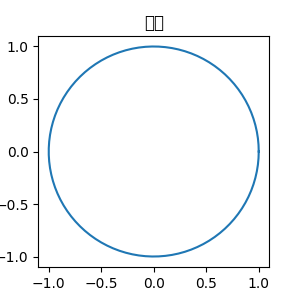

Reproduce this figure in Python.
import matplotlib.pyplot as plt
import numpy as np

# 创建一个小圈
fig, ax = plt.subplots(figsize=(3, 3))

# 定义圆的参数
theta = np.linspace(0, 2*np.pi, 100)
radius = 1
x = radius * np.cos(theta)
y = radius * np.sin(theta)

# 绘制圆
ax.plot(x, y)
ax.set_aspect('equal')
ax.set_title('小圈')

# 保存图像
plt.savefig('/home/admin/iflow-cli-dev-service/iflow-workspace/km/small_circle.png', dpi=100)
print('小圈已生成并保存为 small_circle.png')